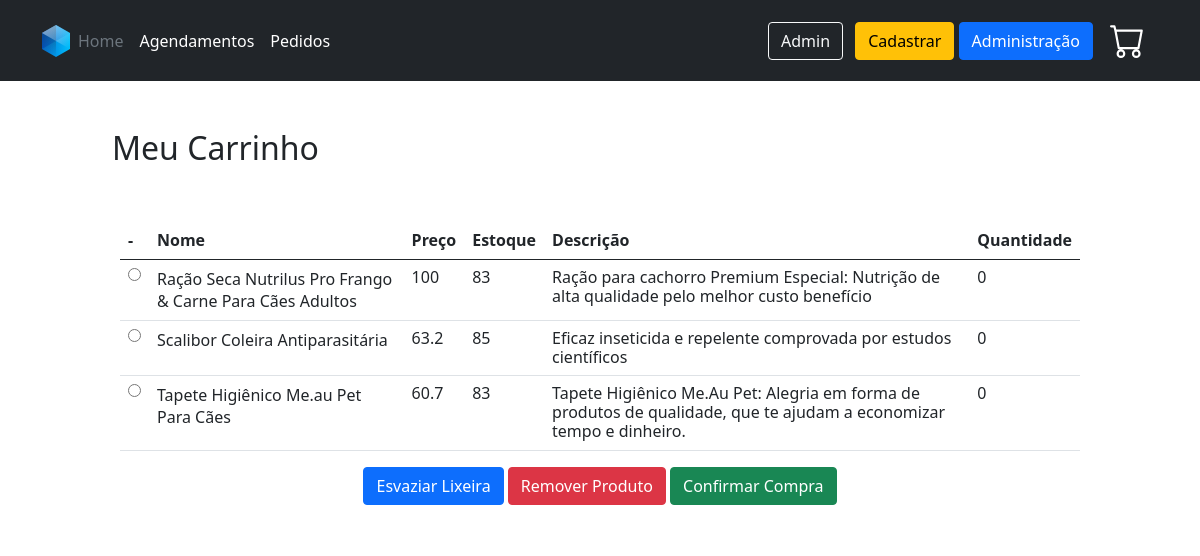
The app's page /petshop/site/carrinho.php (signed in) with its own data.
### tables this page shows
CREATE TABLE `ps_produtos` (
  `id` int NOT NULL,
  `nome` varchar(100) NOT NULL,
  `descricao` varchar(500) NOT NULL,
  `preco` float NOT NULL,
  `qtd` int NOT NULL,
  `img` varchar(1000) NOT NULL
);

CREATE TABLE `ps_carrinho` (
  `id` int NOT NULL,
  `idLogin` int NOT NULL,
  `idProduto` int NOT NULL,
  `Quantidade` int NOT NULL DEFAULT '0'
);

### petshop/admin/funcoes/funcoes.php (called while the page is built, shortened)
<?php
	function checkCarrinho($usuario, $conn){
		$sql = "SELECT * FROM `ps_carrinho` WHERE `idLogin` = '$usuario'";
		$dados = mysqli_query($conn, $sql) or die(mysql_error());
		$total = mysqli_num_rows($dados);
		if ($total > 0){
			return true;
		}else{
			return false;
		}
	}
			?>

### petshop/site/carrinho.php (the view, shortened to what this page needs)
<?php
	include_once "../admin/config/conexao.php";
	include_once "../admin/funcoes/funcoes.php";
	include_once "menu.php";
	$carrinho = checkCarrinho($_SESSION['usuarioId'], $conn);
	if($carrinho == false){
		?>
		<script type="text/javascript">
			alert('Seu carrinho está vazio! Efetue as compras em nosso site :)');
			location.href = "index.php";
		</script>
		<?php
	}else{
		if (isset($_SESSION['login'])){
			$busca = "SELECT * FROM `ps_produtos` ORDER BY nome";
			$total_reg = "25";
			$pagina=$_GET['pagina'];
			if (!$pagina) {
			$pc = "1";
			} else {
			$pc = $pagina;
			}
			$inicio = $pc - 1;
			$inicio = $inicio * $total_reg;
			$limite = mysqli_query($conn, "$busca LIMIT $inicio,$total_reg");
			$todos = mysqli_query($conn, "$busca");
			$tr = mysqli_num_rows($todos);
?>
			<!DOCTYPE html>
			<html lang="pt_br">
			<head>
			<link href="https://cdn.jsdelivr.net/npm/bootstrap@5.0.2/dist/css/bootstrap.min.css" rel="stylesheet">
			<link rel="stylesheet" href="contents/css/carrinho.style.css" />
			</head>
			<body>
			<div class="container-fluid">
				<div class="row">
					<div class="col-md-10 mx-auto bg-car">
						<h2>Meu Carrinho</h2>
						<div class="carrinho">
							<div class="p-0">
								<form method="POST">
									<div class="p-2">
											<table class="table">
												<thead>
													<tr>
													<th scope="col">-</th>
													<th scope="col">Nome</th>
													<th scope="col">Preço</th>
													<th scope="col">Estoque</th>
													<th scope="col">Descrição</th>
													<th scope="col">Quantidade</th>
													</tr>
												</thead>
												<tbody>
												<?php
													if($tr > 0) {
														while($linha = mysqli_fetch_assoc($limite)){
															$sql = "SELECT * FROM `ps_carrinho` WHERE `idLogin` = '$_SESSION[usuarioId]' && `idProduto` = '$linha[id]'";
															$query = mysqli_query($conn, $sql);
															$dados = mysqli_fetch_assoc($query);
															if($dados['idProduto'] == $linha['id']){
												?>
													<tr>
														<td class="cell" >
															<input type="radio" name="remover" value="<?=$dados['idProduto']?>">
														</td>
														<td data-title="Nome">
															<?=utf8_encode($linha['nome'])?>
														</td>
														<td class="cell" data-title="Preço">
															<?=$linha['preco']?>
														</td>
														<td class="cell" data-title="Estoque">
															<?=$linha['qtd']?>
														</td>
														<td class="cell" data-title="Descrição">
															<?=utf8_encode($linha['descricao'])?>
														</td>
														<td class="cell" data-title="Quantidade">
															<?=$dados['Quantidade']?>
														</td>
													</tr>
													<?php
																}
															}
														}
													?>
												</tbody>
											</table>
											<div class="text-center mt-3">
												<button class="btn btn-primary" name="button" value="2">Esvaziar Lixeira</button>
												<button class="btn btn-danger" name="button" value="1">Remover Produto</button>
												<button class="btn btn-success" name="button"  value="3">Confirmar Compra</button>
											</div>
									</div>
								</form>
							</div>
						</div>
					</div>
				</div>
			</div>
			</body>
			</html>
	<?php
		}else{
			header("Location: ../exit.php");
		}
	}
?>

### petshop/site/menu.php (shortened to what this page needs)
<?php
include_once "../admin/config/conexao.php";
include_once "../admin/funcoes/funcoes.php";
?>
  <header class="p-3 bg-dark text-white">
    <div class="container">
      <div class="d-flex flex-wrap align-items-center justify-content-center justify-content-lg-start">
        <a href="index.php" class="d-flex align-items-center mb-2 mb-lg-0 text-white text-decoration-none">
            <img class="header-logo-image" src="contents/dist/images/logo.svg" alt="Logo">
        </a>
        <ul class="nav col-12 col-lg-auto me-lg-auto mb-2 justify-content-center mb-md-0">
          <li><a href="index.php" class="nav-link px-2 text-secondary">Home</a></li>
          <li><a href="agendamento.php" class="nav-link px-2 text-white">Agendamentos</a></li>
          <li><a href="pedidos.php" class="nav-link px-2 text-white">Pedidos</a></li>
        </ul>
        <div class="text-end">
        <?php
          $login = "Login";
          $redirect = "../admin/login_page.php";
          if(isset($_SESSION["usuarioNome"])){
            $login = $_SESSION["usuarioNome"];
            $redirect = "../admin/exit.php";
          }
        ?>
          <a href="<?php echo $redirect; ?>" class="btn btn-outline-light me-2"><?php echo $login; ?></a>
          <a href="../cadastrar.php" class="btn btn-warning">Cadastrar</a>
          <?php
            if(array_key_exists('usuarioNiveisAcessoId', $_SESSION)){
             if($_SESSION['usuarioNiveisAcessoId'] == "1"){
            ?>
          <a href="../admin/administrativo.php" class="btn btn-primary">Administração</a>
          <?php } }  ?>
          <a class="btn text-white" href="../site/carrinho.php">
          </a>
        </div>
      </div>
    </div>
  </header>

### petshop/site/contents/css/carrinho.style.css (style rules this page uses)
html, body { box-sizing: border-box; height: 100% !important; }
body { background-image: url("../../contents/images/dog.jpeg"); background-position: center; background-size: cover; }
h2 { margin: 1.5em 0; }
.carrinho { background-color: white; }
table tr th, .cell { padding: 1.2em; line-height: 1.2em !important; }
.bg-car { background-color: rgba(255, 255, 255, 0.5); }

### records on screen
ps_produtos: nome "Ração Seca Nutrilus Pro Frango & Carne Para Cães Adultos", preco "100", qtd "83", descricao "Ração para cachorro Premium Especial: Nutrição de alta qualidade pelo melhor custo benefí­cio", ps_carrinho.Quantidade "0"
ps_produtos: nome "Scalibor Coleira Antiparasitária", preco "63.2", qtd "85", descricao "Eficaz inseticida e repelente comprovada por estudos científicos", ps_carrinho.Quantidade "0"
ps_produtos: nome "Tapete Higiênico Me.au Pet Para Cães", preco "60.7", qtd "83", descricao "Tapete Higiênico Me.Au Pet: Alegria em forma de produtos de qualidade, que te ajudam a economizar tempo e dinheiro.", ps_carrinho.Quantidade "0"

### other values on screen
$login "Admin"
